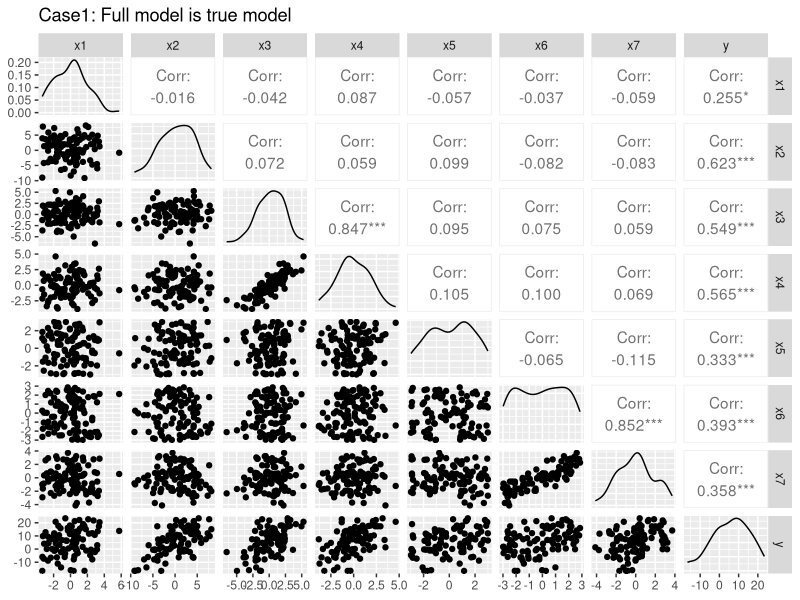
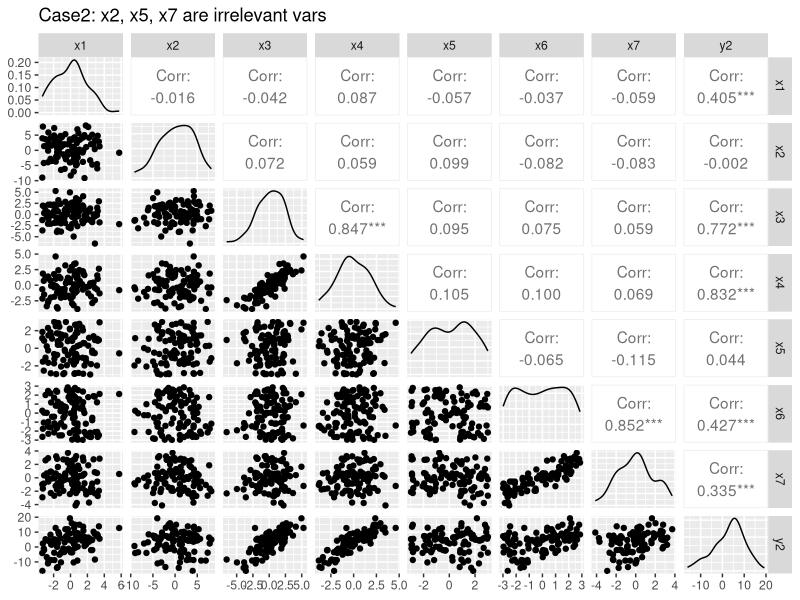

Recreate these plots in R, in order. (Note: this script raises an error after producing the figures.)
#### packages
library(tidyverse)
library(GGally)
library(xtable)

#### Simulation settings
set.seed(88)
N <- 100
e <- rnorm(N) 
e2 <- rnorm(N)
x1 <- rnorm(N, sd=2)
x2 <- rnorm(N, sd=4)
x3 <- rnorm(N, sd=2) #corr w/ x4
x4 <- .8*x3 + rnorm(N) # corr w/ x3
x5 <- runif(N, -3, 3)
x6 <- runif(N, -3, 3)
x7 <- .8*x6 + rnorm(N) # corr w/ x6

### Case1
y <- 5 + 1.5*x1 + 1.5*x2+ 1.5*x3 + 0.9*x4 + 1.5*x5 + 1.5*x6 + 
  0.9*x7  + e

### Case2
y2 <- 3 +  1.5*x1 + 1.5*x3 + 1.5*x4  + 
  1.5*x6 + e2

dta <- data.frame(e, e2, x1, x2, x3, x4, x5, x6, x7, y, y2)


#### Descriptive plotting: (Fig 1)
dta %>%
  select(c(starts_with("x"),"y")) %>%
  ggpairs() +
  ggtitle("Case1: Full model is true model")

dta %>%
  select(c(starts_with("x"),"y2")) %>%
  ggpairs() + 
  ggtitle("Case2: x2, x5, x7 are irrelevant vars")


## Case 1

##### Functions
# column names
cnames <- c("full_model", paste0("drop_x", 1:7)) 
rnames <- c("Intercept", paste0("x", 1:7))

# true beta values
beta <- c(5, rep(1.5,3),.9, rep(1.5,2),.9) 
names(beta) <-  rnames


# dataframe to design matrix
dmtx <-  function(df, drop_y = TRUE){
  if(drop_y){
    .d <- df[-1]
  } else{.d <- df}
  mtx <- .d %>% 
    mutate(intercept = rep(1, nrow(df))) %>%
    relocate(intercept) %>% 
    as.matrix()
  return(mtx)
}
# inv(XTX)
xtxinv <- function(df, drop_y =TRUE){
  mtx <- dmtx(df, drop_y = drop_y)
  return(
    solve(t(mtx)%*%mtx)
  )
}
# XTX
xtx <- function(df, drop_y =TRUE){
  mtx <- dmtx(df, drop_y = drop_y)
  return(
    t(mtx)%*%mtx
  )
}


f <- y ~ x1 + x2 + x3 + x4 + x5 + x6 + x7
fm <- lm(f, dta) #full model

# Create a list of full model and submodels that dropped one variable
mlist <- list(full_model = fm)
for (i in 1:7) {
  f.drop.i <- as.formula(
    paste("y ~", paste(paste0("x", 1:7)[-i], collapse = " + "))
  )
  mlist[[paste0("drop_x", i)]] <- lm(f.drop.i, dta)
}

### bias and variance
df.coeff <- tibble(coef = rnames)
df.bias <- tibble(coef = rnames)
df.var <- tibble(coef = rnames)
.ivs <- paste0("x", 1:7)
for (i in 1:8) {
  .mddf <- mlist[[i]]$model 
  xtxI <- .mddf  %>% xtxinv()
  #   print(i)
  ## variance
  if (i==1){
    mdf <- dta[.ivs] 
  }else {mdf <- dta[.ivs[-i]]}
  .var <- xtxinv(mdf, drop_y = F) %>%
    diag()

  ## bias
  if (i ==1){ #full model
    .xtx <- .mddf  %>% xtx()
    .coeff <- xtxI %*% .xtx %*% beta
    .bias <- .coeff - beta

    
  }else if (i!=1 & i< length(beta)){ #1-7
    x1t.mtx <- .mddf %>%
      dmtx %>% t() #X1t
    x2.mtx <- dta[paste0("x",i-1)] %>%
      as.matrix() # missing vars(X2)
    .beta<- beta[i+1] %>% #
      as.matrix() 
    .b <- xtxI %*% x1t.mtx %*% x2.mtx %*% .beta
    # Inserting NA    
    .bias <- c(.b[1:(i-1)], NA, .b[i:length(.b)])  
    .coeff <-  beta + .bias
    .var <- c(.var[1:(i-1)], NA, .var[i:length(.var)])
  }else{ # 8
    x1t.mtx <- .mddf %>% dmtx %>% t() #X1t
    x2.mtx <- dta[paste0("x",i-1)] %>% 
      as.matrix() # missing vars
    .beta<- beta[i] %>% #missing beta
      as.matrix() 
    .b <- xtxI %*% x1t.mtx %*% x2.mtx %*% .beta
    # Inseting NA
    .bias <- c(.b[1:i-1],NA)
    .coeff <-  beta + .bias
    .var <- ifelse(i==1, .var ,c(.var, NA))
  }
  .cn <- cnames[i]
  df.coeff[.cn] <- .coeff
  df.bias[.cn] <- .bias
  df.var[.cn] <-.var
}

#### Tables
df.bias %>% 
  relocate(coef) %>%
  xtable(
          digits =3, label = "bias_a")

true_m <- matrix(rep(beta, 8), ncol =8)
.m <- df.bias[-1] %>% as.matrix()/true_m

.m %>% 
  as.data.frame() %>% 
  mutate(coef = rnames) %>% 
  relocate(coef)%>%
  xtable(caption = "",
         digits =2, label = "bias_f")


df.var %>% 
  relocate(coef) %>%
  xtable(caption = "",
          digits =3, label = "var_a")

### MSE
mtb <- df.bias[-1] %>% as.matrix()
.mtv <- df.var %>% as.matrix()
.m <- round(((.mtb^2)+.mtv), 3) #MSE

df.mse <- data.frame(.m) %>%
  mutate(coef = rnames) %>% 
  relocate(coef) 
#### Table
df.mse %>%
  xtable(
    caption = "MSE",
    digits = 3,
    label = "MSE_a"
  )

### EstVariance
EstV <- c()
for (i in 1:8){
  md <- mlist[[i]]
  .var <- md$residuals^2 %>% sum() / md$df.residual
  EstV <- c(EstV, .var) %>% round(3)
}
names(EstV) <- cnames
EstV %>% as.matrix() %>% 
  t() %>% 
  as.data.frame() %>% 
  xtable(caption = "Estimated Variance",
         digits = 3,
         label = "evar_a")

# Case 2
## true beta
beta_ir <-c(3, 1.5, 0, 1.5, 0, 0, 1.5, 0.9) 
names(beta_ir) <- rnames
##　Generate all models

irm_list <- list()
vec <- c(2, 5, 7)
# Generate all possible subsets
all_subsets <- unlist(lapply(1:length(vec),
                             function(n) combn(vec, n, simplify = FALSE)),
                              recursive = FALSE)

# Add the empty set
all_subsets <- c(all_subsets, list(c()))  #of irrivat

# add irri. vars in model
for (i in 1:length(all_subsets)) {
  .c <- all_subsets[[i]]
  .c <- c(c(1, 3, 4, 6) ,.c) %>% sort()
  .f <- as.formula(
    paste("y2 ~", paste(paste0("x", .c), collapse = " + "))
  )
  irm_list[[paste0("model", i)]] <- lm(.f, dta)
}



# function
fillna <- function(.v, .pos){
  #orignal vector, position
  .pos <-  vec[!(vec %in% .pos)] # complement, vec = c(2,5,7)
  if(length(.pos)!=0){
    for (i in 1:length(.pos)){
      # print(paste("len:",length(.v)))
      if (.pos[i]!= 7){
        .v <- c(.v[1:.pos[i] ], NA, .v[ (.pos[i]+1) : length(.v)])
      }else{.v <- c(.v[1:.pos[i]], NA )}
    }
  }
  return(.v)
}
## bias and variance
df.coef.irr <- tibble(coef=rnames)
df.bias.irr <- tibble(coef=rnames)
df.var.irr <- tibble(coef=rnames)
for (i in 1:length(irm_list)){
  .mddf <- irm_list[[i]]$model
  ## bias & beta_hat
  xtxI <- .mddf  %>% xtxinv() 
  .xtx <-  .mddf  %>% xtx() 
  .drop <- vec[!(vec %in% all_subsets[[i]])] + 1 # complement & its position

  if (length(.drop)>0){ #computing beta_hat
    .coef <- xtxI %*% .xtx %*% beta_ir[-.drop] 
  }else{ #all covariate
    .coef <- xtxI %*% .xtx %*% beta_ir
  }
  
  for (j in .drop){ # fill na
    if ( j == length(beta_ir) ){ # x7
      .coef <-  c(.coef[1:(j-1)], NA)
    }else{
      .coef <-  c(.coef[1:(j-1)], NA, .coef[j:length(.coef)])
    }
  }
  
  #variance
  var <- xtxinv(.mddf) %>%
    diag()
  .pos <- all_subsets[[i]]
  .vec <- fillna(var, .pos) # fill na

  df.var.irr[paste0("model", i)] = .vec 
  df.coef.irr[paste0("model", i)] = .coef 
  df.bias.irr[paste0("model", i)] = .coef - beta_ir
}

### Tables
df.bias.irr <- df.bias.irr %>% 
  relocate(coef, model8) 
colnames(df.bias.irr) <- c("Coef","TrueModel","addx2","addx5","addx7",
                   "addx2x5","addx2x7","addx5x7", "addx2x5x7")

df.bias.irr %>% xtable(
           label = "bias_b")

df.var.irr <- df.var.irr %>% 
  relocate(model8, .after = coef)
colnames(df.var.irr) <- c("Coef","TrueModel","addx2","addx5","addx7",
                          "addx2x5","addx2x7","addx5x7", "addx2x5x7")
df.var.irr %>% xtable(
                 digits = 3,
                 label = "var_b")

### EstVariance
EstV.irr <- c()
for (i in 1:8){
  md <- irm_list[[i]]
  .var <- md$residuals^2 %>% sum() / md$df.residual
  EstV.irr <- c(EstV.irr, .var) %>% round(3)
}
names(EstV.irr) <- c("TrueModel","addx2","addx5","addx7",
                     "addx2x5","addx2x7","addx5x7", "addx2x5x7")
EstV.irr %>% as.matrix() %>% 
  t() %>% 
  as.data.frame() %>% 
  xtable(digits = 3,
         label = "evar_b")


